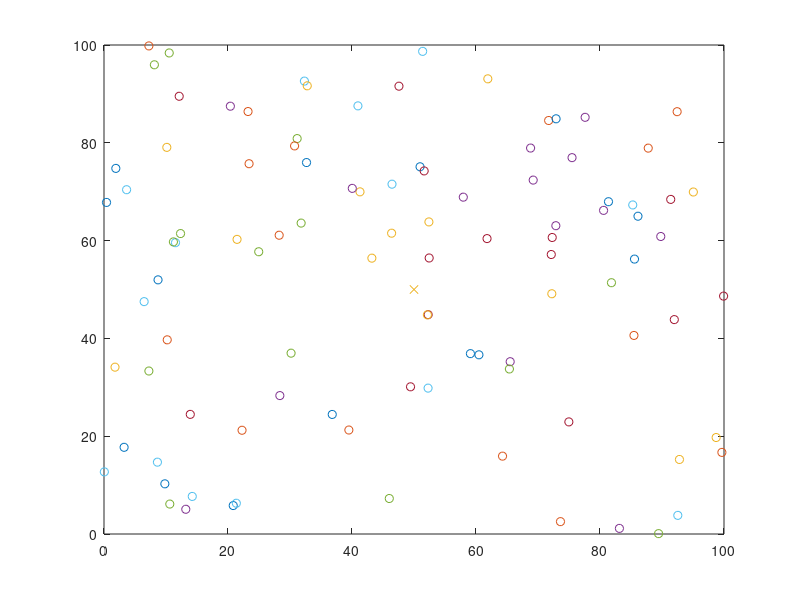

This figure's MATLAB source: (Note: this script raises an error after producing the figure.)
clear;
%%%%%%%%%%%%%%%%%%%%    INITIAL PRAMETERS            %%%%%%%%%%%%%%%%%%%
%Field Dimensions - x and y maximun (in meters)
xm=100;
ym=100;
 
%x and y Coordinates of the sink
sink.x=0.5*xm;
sink.y=0.5*ym;
 
%Number of Nodes in the Field
n=100;
 
%Probability of a node to become cluster head
%p=0.1;
Tc= 20;
 
 
Rmax = 20;
 
%Initial Energy
for i=1:1:n
    S(i).Initial_energy=0.5;
    S(i).RE=S(i).Initial_energy;
end
 
 
%Eelc=Etx=Erx
ETX=50* 10^-9;
ERX=50* 10^-9;
%Transmit Amplifier types
Efs=10* 10^-12;              
Emp=0.0013* 10^-12;            
%Data Aggregation Energy
EDA=5* 10^-9;
 
%maximum number of round 
rmax = 1000;
 
%Computation of do
d0 = sqrt(Efs/Emp);
 
bit = 4000;
 %Creation of the random Sensor Network
figure(1);
for i=1:1:n
    S(i).xd=rand(1,1)*xm;
    XR(i)=S(i).xd;
    S(i).yd=rand(1,1)*ym;
    YR(i)=S(i).yd;
    %S(i).G=0;
 
    %initially there are no cluster heads only nodes
    S(i).type = 'N';
    % Node identification
    S(i).id=i;
    S(i).state = 'Initial_State'
 
    %Random node distribution
    plot(S(i).xd,S(i).yd,'o');
    hold on;
end
 
S(n+1).xd=sink.x;
S(n+1).yd=sink.y;
plot(S(n+1).xd,S(n+1).yd,'x');
 
for r= 1:1:rmax
% Compute Neigbor desity & neighbor cost
for i= 1:1:n
    number_neighbor_i = 0;
    sigma_neigh_cost = 0;
    for j= 1:1:n
        disJtoI = sqrt((S(i).xd-S(j).xd)^2 + (S(i).yd-S(j).yd)^2);
        if (disJtoI <= Rmax && disJtoI > 0)
            number_neighbor_i = number_neighbor_i + 1;
            sigma_neigh_cost = sigma_neigh_cost + (S(i).xd-S(j).xd)^2 + (S(i).yd-S(j).yd)^2;
        end
    end
    S(i).neigh_des = number_neighbor_i/n; 
    S(i).neigh_cost = (sqrt(sigma_neigh_cost/number_neighbor_i))/Rmax;
end
 
%  CH %
for i= 1:1:n
   if (S(i).RE >0 )
       S(i).distoBS = sqrt( (S(i).xd-S(n+1).xd)^2 + (S(i).yd-S(n+1).yd)^2);
       
       % compute Td 
       fis1 = readfis('dis_Fuzzyfitness1');
       Energy_level = S(i).RE/S(i).Initial_energy;
       S(i).Fuzzy_fitness1 = evalfis([Energy_level S(i).distoBS], fis1);
               
       fis2 = readfis('dis_Fuzzyfitness2');
       S(i).Fuzzy_fitness2 = evalfis([S(i).neigh_des S(i).neigh_cost], fis2);
              
       % random alpha from [0.9 1]
       alpha = rand(1,1) / 10 + 0.9;
       
       S(i).Td = alpha * (1 - S(i).Fuzzy_fitness1) * Tc;
       %%S(i).rad = evalfis([S(i).RE S(i).distoBS S(i).Fuzzy_fitness1], fis1);
       
       %Initial candidates
       S(i).candidate = [];
   end
end
 
% Start Bau CH
% Bau CH
number_normal_node = 100;
cluster = 0;
while number_normal_node > 0
 for i= 1:1:n
   CH_selection = 0;
   min_Td = Tc;
 
   for j= 1:1:n
       % Chon thang co Td nho nhat ma chua phai la CH va khong phai la
       % worker cua thang khac (nam trong ban kinh cua 1 CH nao do)
     if (S(j).RE > 0 && S(j).Td < min_Td && isequal(S(j).type,'N') && length(S(j).candidate) == 0)
        min_Td = S(j).Td;
        CH_selection = j; 
     end
   end
 
   if (i == CH_selection)
       S(i).type = 'CH';
       fis3 = readfis('Cluster.radius');
       rad = evalfis([S(i).Fuzzy_fitness1 S(i).Fuzzy_fitness2], fis3);
       S(i).rad = rad;
       S(i).number_worker = 0;
       cluster = cluster +1;
       C(cluster).xd=S(i).xd;
       C(cluster).yd=S(i).yd;
       plot(S(i).xd,S(i).yd,'k*');
              % compute node j received from i
       for t= 1:1:n
         if ((isequal(S(t).type,'N') || isequal(S(t).type,'W'))&& (S(t).RE >0))
            disJToI = sqrt( (S(i).xd-S(t).xd)^2 + (S(i).yd-S(t).yd)^2 );
            if (disJToI <= S(i).rad)
                k = length(S(t).candidate) + 1;
                S(t).type = 'W';
                S(t).candidate(k) = i;
            end
         end  
       end
   end
 end
 
 number_normal_node = 0;
 for i= 1:1:n
    if (isequal(S(i).type,'N') && (S(i).RE >0))
        number_normal_node = number_normal_node + 1;
    end
 end
end
 
% Chon CH cho worker
for j= 1:1:n
    if (isequal(S(j).type,'W') && (S(j).RE >0) && length(S(j).candidate) > 0)
        candidate = S(j).candidate;
        CH_i = candidate(1);
        dist_Sj_CH_i = sqrt((S(j).xd-S(CH_i).xd)^2 + (S(j).yd-S(CH_i).yd)^2 );
        CH_cost_1 = dist_Sj_CH_i * S(CH_i).distoBS/S(CH_i).RE;
        CH = CH_i; 
        
        for i= 2:1:length(candidate)
            CH_i = candidate(i);
            dist_Sj_CH_i = sqrt((S(j).xd-S(CH_i).xd)^2 + (S(j).yd-S(CH_i).yd)^2 );
            CH_cost = dist_Sj_CH_i * S(CH_i).distoBS/S(CH_i).RE;
            
            if (CH_cost < CH_cost_1) 
                CH = CH_i;
                CH_cost_1 = CH_cost;
            end
        end
        
        S(j).CH = CH;
        S(CH).number_worker = S(CH).number_worker + 1;
    end
end
 
 
for i=1:1:n
    if (isequal(S(i).type,'CH') && S(i).RE > 0)
        S(i).L = S(i).distoBS/Rmax;
        S(i).PN = [];
        S(i).parent = n+1;
    end
end
% --- End Bau CH
 
% Routing
for i=1:1:n
    if (isequal(S(i).type,'CH') && S(i).RE > 0)
        S(i).L = S(i).distoBS/Rmax;
    end
end
 
for i=1:1:n
    if (isequal(S(i).type,'CH') && S(i).RE > 0)
        range = k*Rmax;
        for j=1:1:n
            disJToI = sqrt((S(j).xd-S(i).xd)^2 + (S(j).yd-S(i).yd)^2 );
            if (disJToI <= range && isequal(S(j).type,'CH') && S(j).RE > 0 && S(j).L < S(i).L)
                k = length(S(i).PN) + 1;
                S(i).PN(k) = j;
            end 
        end
    end
end
 
for i=1:1:n
    if (isequal(S(i).type,'CH') && S(i).RE > 0 && length(S(i).PN) > 0)
        PN = S(i).PN;
        PN_j = PN(1);
        parent = PN_j;
        
        disJToI = sqrt((S(i).xd-S(PN_j).xd)^2 + (S(i).yd-S(PN_j).yd)^2 );
        if (disJToI < d0)
            Eij = ETX + Efs*(disJToI*disJToI);
        end
        if (disJToI >= d0)
            Eij = ETX + Emp*(disJToI*disJToI*disJToI*disJToI);
        end
        
        TEij = (Eij + ETX)*S(i).number_worker*bit;
        
        phi = (pi - (pi/2*S(PN_j).RE/S(PN_j).Initial_energy));
        Wij = exp(1/sin(phi));
        
        Cost_1 = Wij*TEij;
        
        for j= 2:1:length(PN)
            PN_j = PN(j);
            disJToI = sqrt((S(i).xd-S(PN_j).xd)^2 + (S(i).yd-S(PN_j).yd)^2 );
            if (disJToI < d0)
                Eij = ETX + Efs*(disJToI*disJToI);
            end
            if (disJToI >= d0)
                Eij = ETX + Emp*(disJToI*disJToI*disJToI*disJToI);
            end
 
            TEij = (Eij + ETX)*S(i).number_worker*bit;
 
            phi = (pi - (pi/2*S(PN_j).RE/S(PN_j).Initial_energy));
            Wij = exp(1/sin(phi));
 
            Costij = Wij*TEij;
            
            if (Costij < Cost_1) 
                parent = PN_j; 
                Cost_1 = Costij;
            end
        end
        
        S(i).parent = parent;
        S(i).Cost_parent = Cost_1;
    end
end
% --- End Routing
 %reduce energy
for i=1:1:n
    if (isequal(S(i).type,'W') && (S(i).RE >0))
        CH = S(i).CH;
        disToCH = sqrt((S(i).xd-S(CH).xd)^2 + (S(i).yd-S(CH).yd)^2 );
        if (disToCH < d0)
            S(i).RE = S(i).RE - bit*(ETX + Efs*(disToCH*disToCH));
        end
        if (disToCH >= d0)
            S(i).RE = S(i).RE - bit*(ETX + Emp*(disToCH*disToCH*disToCH*disToCH));
        end
    end
    
    if (isequal(S(i).type,'CH') && (S(i).RE >0))
        % NL nhan tu worker
        S(i).RE = S(i).RE - S(i).number_worker*bit*ETX;
        %Nl nhan tu CH khac
        parent = S(i).parent;
        % parent cua node i se bi mat di S(i).Cost_parent
        S(parent).RE = S(parent).RE - S(i).Cost_parent;
        % node i se mat them nl phat toi parent cua no
        disToParent = sqrt((S(i).xd-S(parent).xd)^2 + (S(i).yd-S(parent).yd)^2 );
        if (disToParent < d0)
            S(i).RE = S(i).RE - S(i).number_worker*bit*(ETX + Efs*(disToParent*disToParent));
        end
        if (disToParent >= d0) 
            S(i).RE = S(i).RE - S(i).number_worker*bit*(ETX + Emp*(disToParent*disToParent*disToParent*disToParent));
        end
    end
end
end
